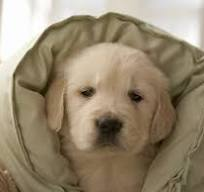
#> input picture images/img3.jpg, 204 x 192 px
$ python lab-1.py
#> lines starting #> are read from the running program, lines starting #| are printed output that depends on the picture
import cv2
import numpy as np
import matplotlib.pyplot as plt

plt.figure(figsize=(16, 9))

img1 = cv2.imread('../images/img3.jpg', cv2.IMREAD_GRAYSCALE)
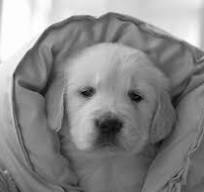
#> img1: shape (192, 204); min 0, max 255, mean 137.1
# img1 = cv2.cvtColor(img1, cv2.COLOR_BGR2RGB)
# img1 = cv2.cvtColor(img1, cv2.COLOR_RG)
img2 = cv2.imread('../images/img4.jpg', cv2.IMREAD_GRAYSCALE)
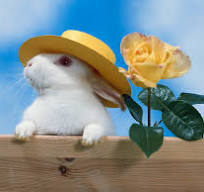
#> input picture images/img4.jpg, 204 x 192 px
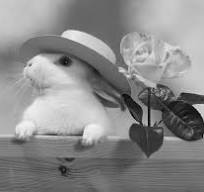
#> img2: shape (192, 204); min 0, max 243, mean 138.2

if(img1.shape != img2.shape):
    print('shape do not match!')


img = img1 + img2
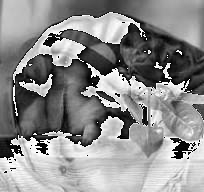
#> img: shape (192, 204); min 0, max 255, mean 140.6

plt.subplot(1, 3, 1)
plt.imshow(img1, cmap='gray')
plt.title('image 1')

plt.subplot(1, 3, 2)
plt.imshow(img2, cmap='gray')
plt.title('image 2')

plt.subplot(1, 3, 3)
plt.imshow(img, cmap='grey')
plt.title('merged image')


plt.tight_layout()
plt.show()
